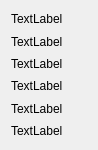
             <widget class="QWidget" name="scrollAreaWidgetContents">
              <property name="geometry">
               <rect>
                <x>0</x>
                <y>0</y>
                <width>98</width>
                <height>150</height>
               </rect>
              </property>
              <layout class="QVBoxLayout" name="verticalLayout_10">
               <item>
                <widget class="QLabel" name="label_43">
                 <property name="text">
                  <string>TextLabel</string>
                 </property>
                </widget>
               </item>
               <item>
                <widget class="QLabel" name="label_44">
                 <property name="text">
                  <string>TextLabel</string>
                 </property>
                </widget>
               </item>
               <item>
                <widget class="QLabel" name="label_45">
                 <property name="text">
                  <string>TextLabel</string>
                 </property>
                </widget>
               </item>
               <item>
                <widget class="QLabel" name="label_46">
                 <property name="text">
                  <string>TextLabel</string>
                 </property>
                </widget>
               </item>
               <item>
                <widget class="QLabel" name="label_47">
                 <property name="text">
                  <string>TextLabel</string>
                 </property>
                </widget>
               </item>
               <item>
                <widget class="QLabel" name="label_48">
                 <property name="text">
                  <string>TextLabel</string>
                 </property>
                </widget>
               </item>
              </layout>
             </widget>
